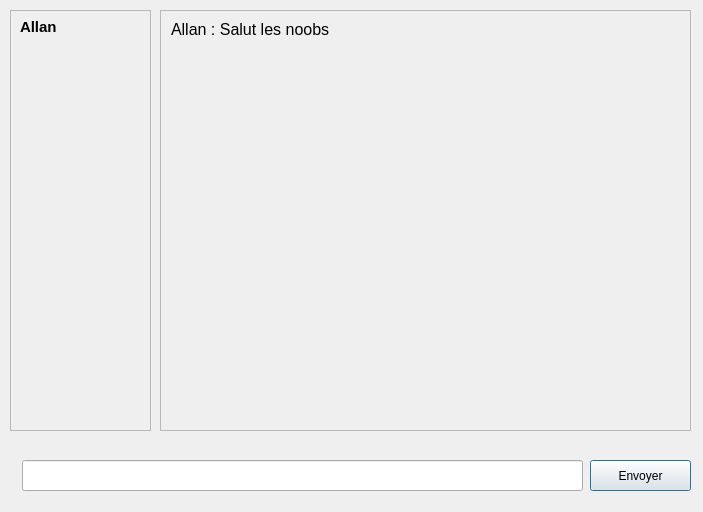
<?xml version="1.0" encoding="UTF-8"?>
<ui version="4.0">
 <class>Dialog</class>
 <widget class="QDialog" name="Dialog">
  <property name="geometry">
   <rect>
    <x>0</x>
    <y>0</y>
    <width>703</width>
    <height>512</height>
   </rect>
  </property>
  <property name="windowTitle">
   <string>Dialog</string>
  </property>
  <widget class="QPushButton" name="pushButton">
   <property name="geometry">
    <rect>
     <x>590</x>
     <y>460</y>
     <width>101</width>
     <height>31</height>
    </rect>
   </property>
   <property name="text">
    <string>Envoyer</string>
   </property>
  </widget>
  <widget class="QLineEdit" name="lineEdit">
   <property name="geometry">
    <rect>
     <x>22</x>
     <y>460</y>
     <width>561</width>
     <height>31</height>
    </rect>
   </property>
  </widget>
  <widget class="QScrollArea" name="scrollArea">
   <property name="geometry">
    <rect>
     <x>160</x>
     <y>10</y>
     <width>531</width>
     <height>421</height>
    </rect>
   </property>
   <property name="widgetResizable">
    <bool>true</bool>
   </property>
   <widget class="QWidget" name="scrollAreaWidgetContents">
    <property name="geometry">
     <rect>
      <x>0</x>
      <y>0</y>
      <width>529</width>
      <height>419</height>
     </rect>
    </property>
    <widget class="QLabel" name="label">
     <property name="geometry">
      <rect>
       <x>10</x>
       <y>10</y>
       <width>261</width>
       <height>16</height>
      </rect>
     </property>
     <property name="font">
      <font>
       <family>Arial</family>
       <pointsize>12</pointsize>
      </font>
     </property>
     <property name="text">
      <string>Allan : Salut les noobs</string>
     </property>
    </widget>
   </widget>
  </widget>
  <widget class="QFrame" name="frame">
   <property name="geometry">
    <rect>
     <x>10</x>
     <y>10</y>
     <width>141</width>
     <height>421</height>
    </rect>
   </property>
   <property name="frameShape">
    <enum>QFrame::StyledPanel</enum>
   </property>
   <property name="frameShadow">
    <enum>QFrame::Raised</enum>
   </property>
   <widget class="QLabel" name="label_2">
    <property name="geometry">
     <rect>
      <x>10</x>
      <y>10</y>
      <width>46</width>
      <height>13</height>
     </rect>
    </property>
    <property name="font">
     <font>
      <family>Arial</family>
      <pointsize>11</pointsize>
      <weight>75</weight>
      <bold>true</bold>
     </font>
    </property>
    <property name="text">
     <string>Allan</string>
    </property>
   </widget>
  </widget>
 </widget>
 <resources/>
 <connections/>
</ui>
